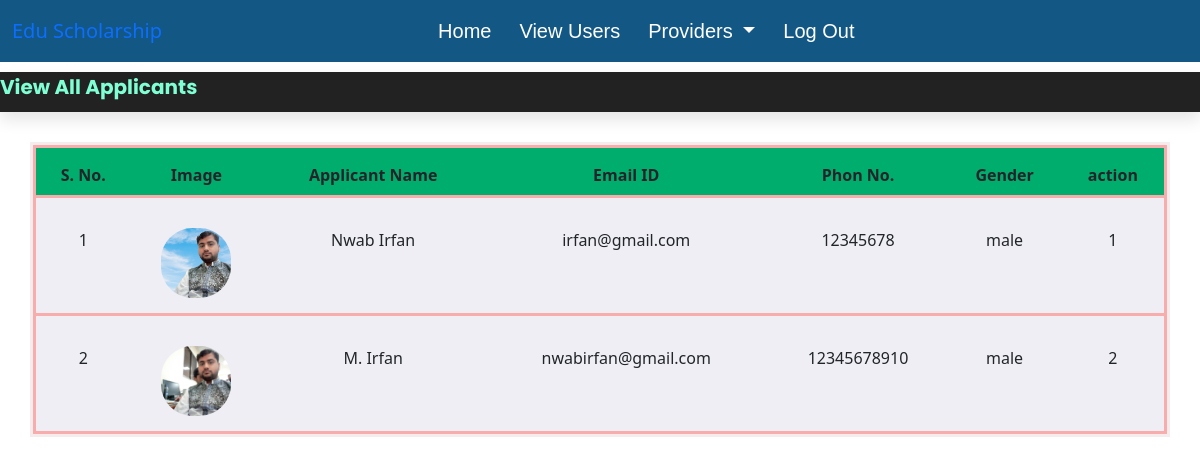
The app's page /view_users (signed in) with its own data.
### scholarship/models.py (models this page shows, shortened)
class StudentUser(models.Model):
    user = models.ForeignKey(User, on_delete=models.CASCADE)
    mobile = models.CharField(max_length=20, null=True)
    image = models.FileField()
    gender = models.CharField(max_length=10, null=False)
    usertype = models.CharField(max_length=30, null=False)

### scholarship/views.py (the view)
# urls.py: path('view_users', view_users, name='view_users'),
def view_users(request):
    if not request.user.is_authenticated:
        return redirect('admin_login')
    studentdata = StudentUser.objects.all()
    dic = {'userdata': studentdata}
    return render(request, 'view_users.html', dic)

### scholarship/templates/view_users.html
{% extends 'admin_base.html' %}
{% load static %}
{% block content %}
<section class="marquee">
    <marquee behavior="scroll" direction="left" scrollamount="12">View All Applicants</marquee>
</section>
<section class="view">
    <div class="container">
        <table class="table">
            <thead>
                <tr>
                    <th>S. No.</th>
                    <th>Image</th>
                    <th>Applicant Name</th>
                    <th>Email ID </th>
                    <th>Phon No.</th>
                    <th>Gender</th>
                    <th>action</th>
                </tr>
            </thead>
            <tbody>
                {% for data in userdata %}
                <tr>
                    <td>{{ forloop.counter }}</td>
                    <td><img src="{{ data.image.url }}"></td>
                    <td>{{ data.user.first_name }} {{ data.user.last_name }}</td>
                    <td>{{ data.user.username }}</td>
                    <td>{{ data.mobile }}</td>
                    <td>{{ data.gender }}</td>
                    <td>{{ forloop.counter }}</td>
                </tr>
                {% endfor %}
            </tbody>
        </table>
    </div>
</section>
{% endblock %}

### scholarship/static/css/style.css (style rules this page uses)
:root { --main-color:#602ba4; --black:#222; --white:#fff; --light-black:#777; --light-white:#fff9; --dark-bg:rgba(0,0,0,.7); --light-bg:#eee; --border:.1rem solid var(--black); --box-shadow:0 .5rem 1rem rgba(0,0,0,.1); --text-shadow:0 1.5rem 3rem rgba(0,0,0,.3); }
.marquee { margin-top: 10px; height: 40px; background-color: #222; color: aquamarine; box-shadow: var(--box-shadow); font-size: 20px; font-weight: bold; font-family:'Poppins', sans-serif; font-display: flex; }
.view { margin-top: 30px; margin-bottom: 50px; }
.view .container { border: 3px solid #f5eded; padding: 0px; text-align: center; }
thead { background-color: #00ad6d; height: 50px; }
.view .container .table { background-color: rgb(239, 238, 245); margin: 0px; }
.view .container .table tr { border: 3px solid #f8acac; }
.view .container .table td { padding-top: 30px; padding-bottom: 15px; }
.view .container img { height: 70px; width: 70px; border-radius: 45%; }

### records on screen
StudentUser: image (picture), user.first_name "Nwab", user.last_name "Irfan", user.username "irfan@gmail.com", mobile "12345678", gender "male"
StudentUser: image (picture), user.first_name "M.", user.last_name "Irfan", user.username "nwabirfan@gmail.com", mobile "12345678910", gender "male"
